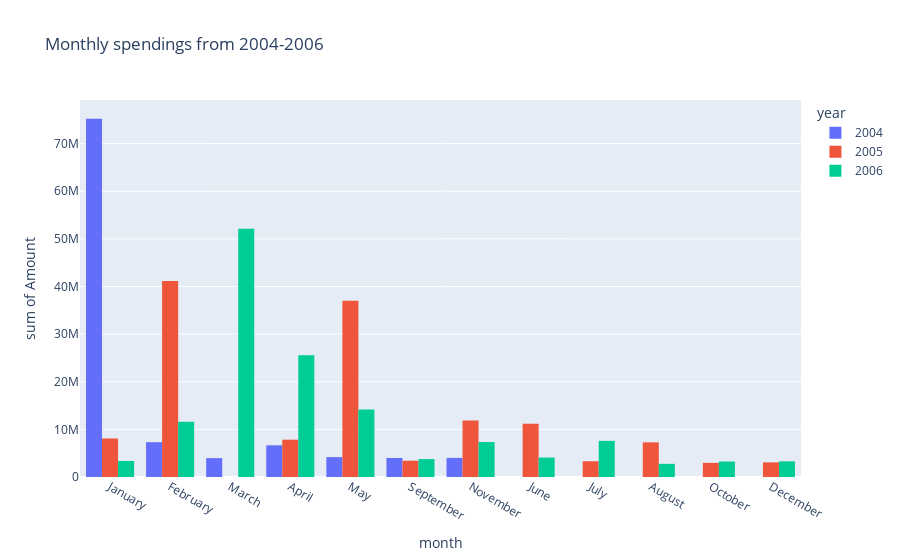

Source (notebook cell):
### Code cell
# Calculate and visualise monthly spend for the bank
monthly_spend_bank = spend.groupby(['Month']).sum().round(3).drop(columns=['SNo'])
monthly_spend_bank.index = pd.to_datetime(monthly_spend_bank.index)
monthly_spend_bank['month'] = pd.DatetimeIndex(pd.DataFrame(monthly_spend_bank.index)['Month']).month_name()
monthly_spend_bank['year'] = pd.DatetimeIndex(pd.DataFrame(monthly_spend_bank.index)['Month']).year
monthly_spend_bank = monthly_spend_bank.sort_index()

# Plot graph

fig_monthly_spend_bank = px.histogram(
    monthly_spend_bank,
    x='month',
    y='Amount',
    color='year',
    barmode='group',
    title = 'Monthly spendings from 2004-2006'
)
fig_monthly_spend_bank.show()

### Figure 1 — Plotly figure (JSON) as saved in the notebook; plotly's stock layout.template omitted (floating-point values rounded to 4 significant figures)
{"data": [{"alignmentgroup": "True", "bingroup": "x", "histfunc": "sum", "hovertemplate": "year=2004<br>month=%{x}<br>sum of Amount=%{y}<extra></extra>", "legendgroup": "2004", "marker": {"color": "#636efa", "pattern": {"shape": ""}}, "name": "2004", "offsetgroup": "2004", "orientation": "v", "showlegend": true, "type": "histogram", "x": ["January", "February", "March", "April", "May", "September", "November"], "xaxis": "x", "y": [75200000.0, 7306000.0, 3965000.0, 6655000.0, 4171000.0, 3998000.0, 4010000.0], "yaxis": "y"}, {"alignmentgroup": "True", "bingroup": "x", "histfunc": "sum", "hovertemplate": "year=2005<br>month=%{x}<br>sum of Amount=%{y}<extra></extra>", "legendgroup": "2005", "marker": {"color": "#EF553B", "pattern": {"shape": ""}}, "name": "2005", "offsetgroup": "2005", "orientation": "v", "showlegend": true, "type": "histogram", "x": ["January", "February", "April", "May", "June", "July", "August", "September", "October", "November", "December"], "xaxis": "x", "y": [8087000.0, 41140000.0, 7835000.0, 37000000.0, 11180000.0, 3311000.0, 7279000.0, 3428000.0, 2969000.0, 11840000.0, 3070000.0], "yaxis": "y"}, {"alignmentgroup": "True", "bingroup": "x", "histfunc": "sum", "hovertemplate": "year=2006<br>month=%{x}<br>sum of Amount=%{y}<extra></extra>", "legendgroup": "2006", "marker": {"color": "#00cc96", "pattern": {"shape": ""}}, "name": "2006", "offsetgroup": "2006", "orientation": "v", "showlegend": true, "type": "histogram", "x": ["January", "February", "March", "April", "May", "June", "July", "August", "September", "October", "November", "December"], "xaxis": "x", "y": [3369000.0, 11600000.0, 52140000.0, 25550000.0, 14200000.0, 4082000.0, 7589000.0, 2764000.0, 3760000.0, 3250000.0, 7332000.0, 3285000.0], "yaxis": "y"}], "layout": {"barmode": "group", "legend": {"title": {"text": "year"}, "tracegroupgap": 0}, "title": {"text": "Monthly spendings from 2004-2006"}, "xaxis": {"anchor": "y", "domain": [0, 1], "title": {"text": "month"}}, "yaxis": {"anchor": "x", "domain": [0, 1], "title": {"text": "sum of Amount"}}}}
